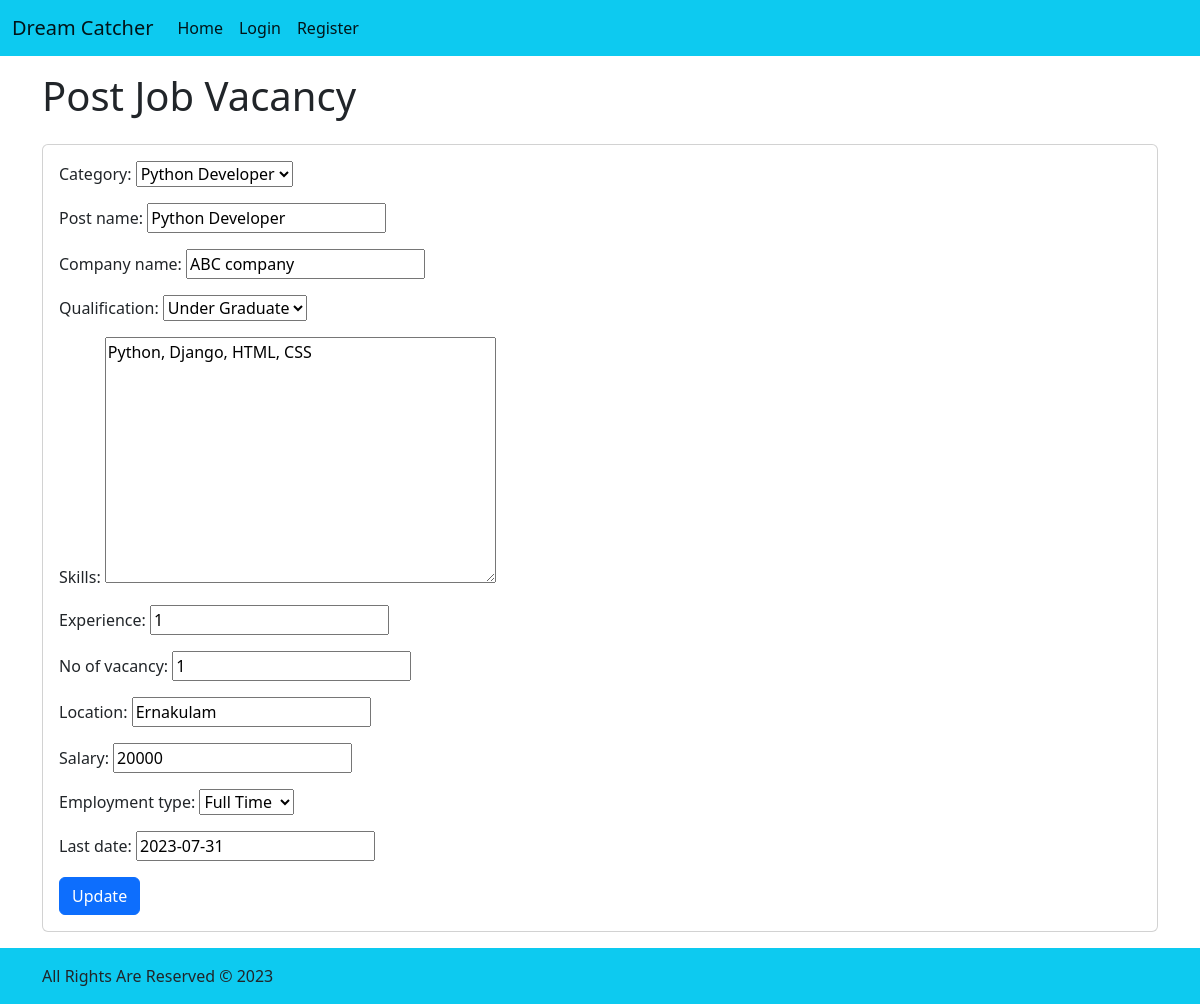
Page /jobposts/1/update/ on the committed database.
### core/models.py (models this page shows, shortened)
class JobPostModel(models.Model):
    class CatChoices(models.TextChoices):
        Accounting = "Accounting", "Accounting"
        administrative_assistant = "admini", "Administrative Assistant"
        architect = "architect", "Architect"
        computer_programmer = "cp", "Computer Programmer"
        Construction = "con", "Construction"
        Customer_service = "cs", "Ustomer Service"
        dbadministrator = "dbadmini", "Database Administrator"
        HR = "hr", "Human Resources"
        marketing = "marketing", "Marketing"
        retail = "retail", "Retail"
        sales = "sales", "Sales"
    class QualificationChoices(models.TextChoices):
        Phd = "phd", "PhD"
        PG = "PG", "Post Graduate"
        UG = "UG", "Under Graduate"
        Diploma = "Dip", "Diploma"
        X = "X", "SSLC"
    class EmploymentTypeChoices(models.TextChoices):
        Full_time = "full", "Full Time"
        Part_time = "part", "Part Time"
    category = models.ForeignKey(
        Category, on_delete=models.SET_NULL, blank=True, null=True
    )
    post_name = models.CharField(max_length=64)
    company_name = models.CharField(max_length=64)
    qualification = models.CharField(
        max_length=64, choices=QualificationChoices.choices
    )
    skills = models.TextField(max_length=60)
    experience = models.IntegerField()
    no_of_vacancy = models.IntegerField()
    location = models.CharField(max_length=255)
    salary = models.IntegerField()
    employment_type = models.CharField(
        max_length=64, choices=EmploymentTypeChoices.choices
    )
    last_date = models.DateField()
    created_on = models.DateTimeField(auto_now_add=True)
    updated_on = models.DateTimeField(auto_now=True)

### core/views.py (the view)
# urls.py: path("jobposts/<int:pk>/update/", views.JobpostUpdateView.as_view(), name="jobpost_update"),
class JobpostUpdateView(views.UpdateView):
    template_name = "core/jobpost/jobpost_update.html"
    model = models.JobPostModel
    form_class = forms.JobPostForm
    success_url = reverse_lazy("core:jobpost_list")

### core/forms.py
class JobPostForm(forms.ModelForm):
    class Meta:
        model = models.JobPostModel
        fields =["category","post_name","company_name","qualification","skills","experience","no_of_vacancy","location","salary","employment_type","last_date"]

### core/models.py (called while the page is built)
    def __str__(self) -> str:
        return self.name

### templates/core/jobpost/jobpost_update.html
{% extends 'base.html' %} {% block content %}
<div class="container-lg d-flex flex-column gap-3 py-3">
  <div class="row">
    <div class="col">
      <h1>Post Job Vacancy</h1>
    </div>
  </div>
  <div class="row">
    <div class="col">
      <div class="card card-body">
        <form action="" method="post" class="django-form">
          {% csrf_token %} {{form.as_p}}
          <button class="btn btn-primary" type="submit">Update</button>
        </form>
      </div>
    </div>
  </div>
</div>
{% endblock %}

### rows in the picture
JobPostModel: category "Python Developer", post_name "Python Developer", company_name "ABC company", qualification "Under Graduate", skills "Python, Django, HTML, CSS", experience "1", no_of_vacancy "1", location "Ernakulam", salary "20000", employment_type "Full Time", last_date "2023-07-31"
